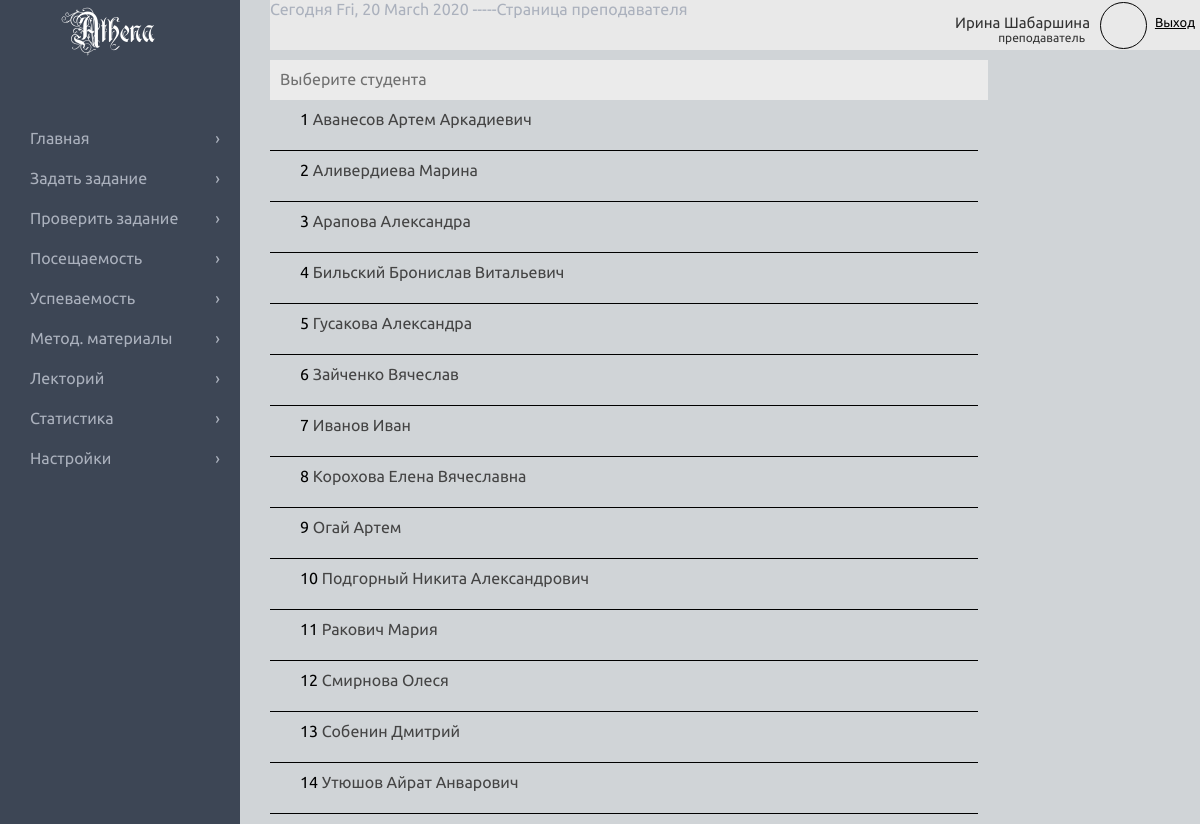
Screenshot of /teacher/group.php?group=5843566489b19 (signed in) with the database file from the repository.
### tables this page shows
CREATE TABLE IF NOT EXISTS `userlist` (
  `n` int(11) NOT NULL,
  `id` varchar(13) NOT NULL,
  `status` varchar(10) NOT NULL,
  `login` varchar(30) NOT NULL,
  `pass` varchar(20) NOT NULL,
  `first_name` varchar(30) NOT NULL,
  `last_name` varchar(30) NOT NULL,
  `middle_name` varchar(30) NOT NULL,
  `idGR` varchar(13) NOT NULL
);

### teacher/group.php (the view, shortened to what this page needs)
<!DOCTYPE html>
<html>
<head>
  <link rel="stylesheet" type="text/css" media="all" href="css/teacher_css_tmp1.css" />
</head>
<body>
  <?php include("../blocks/db_conn.php");?>
<?php include("blocks/SitebarL_Header.php");?>
  <div class='groupe_box'>
<?php
if (isset($_GET['group'])) {$group = $_GET['group']; if ($group == '') {unset($group);} }
if(isset($group)){
  $result=mysql_query("SELECT * from userlist WHERE idGR='$group' ORDER BY last_name");
  $data=mysql_fetch_assoc($result);
  printf("<div class='title'>Выберите студента</div>");
  $i=1;
  do{
    $fio=$data['last_name']." ".$data['first_name']." ".$data['middle_name'];
    printf("<div class='group_list'>%s <a href=''>%s</a></div>",$i,$fio);
    $i++;
  }
  while ($data=mysql_fetch_assoc($result));
}
?>
  </div>
</body>
</html>

### teacher/blocks/SitebarL_Header.php (shortened to what this page needs)
<div id="sitebarL"><div id="logo">Athena</div>
    <div id="list">
      <div class="stl"><a href="index.php">Главная <span>&#8250;</a></span></div>
      <div class="stl"><a href="askjob.php">Задать задание <span>&#8250;</a></span></div>
      <div class="stl"><a href="homework.php">Проверить задание <span>&#8250;</a></span></div>
      <div class="stl"><a href="attendance.php">Посещаемость <span>&#8250;</a></span></div>
      <div class="stl"><a href="performance.php">Успеваемость <span>&#8250;</a></span></div>
      <div class="stl"><a href="methodical.php">Метод. материалы <span>&#8250;</a></span></div>
      <div class="stl"><a href="lecture.php">Лекторий <span>&#8250;</a></span></div>
      <div class="stl"><a href="analitics.php">Статистика <span>&#8250;</a></span></div>
      <div class="stl"><a href="tools.php">Настройки <span>&#8250;</a></span></div>
    </div>
</div>
<div id="header">
<?php
$login=$_SESSION['user']['login'];
$query = "SELECT first_name,last_name from userlist WHERE login='$login'";
if ($result = $mysqli->query($query)) {
    $data = $result->fetch_assoc();
}
else{echo "error-mysql->query";exit();}
?>
	<?php echo "Сегодня ".date(" D, j F Y");
		echo " -----Страница преподавателя";
	?>
	<div id="head_accaunt">
		<p>
			<span class="name"><? echo $data['first_name']." ".$data['last_name'];?></span>
			<br>
			<span class="status">преподаватель</span>
		</p>
		<a id="exit" href="../">Выход</a>
		<div id="avatar"></div>
	</div>
</div>

### teacher/css/teacher_css_tmp1.css (style rules this page uses)
html { background-color: #D0D3D8; background-color: #e0e0e0; background-color: #D0D4D7; color:#ABB1BD; min-width: 1065px; }
body { margin: 0 auto; font-family: Ubuntu, 'Arial', cursive; }
p { margin: 0; }
#logo { font-size: 30px; margin: 20px 70px; font-family: Rurintania, 'Arial', cursive; color: white; }
#sitebarL { position: fixed; width:20%; min-width: 210px; height:100%; background-color: #3D4655; }
#sitebarL #list { margin-top: 70px; }
#sitebarL #list .stl { height: 30px; font-size: 16px; padding-left: 30px; padding-top: 10px; }
#sitebarL #list .stl a { color: #ABB1BD; text-decoration: none; }
#sitebarL #list .stl span { float: right; margin-right: 20px; }
#header { height:50px; margin-left: 22.5%; background-color: #E9E9E9; }
#head_accaunt { width: 300px; font-size: 10px; float: right; }
#head_accaunt p { width: 190px; float: left; text-align: right; padding-right: 10px; color:#333; padding-top: 14px; }
#head_accaunt p span.name { font-size: 15px; }
#head_accaunt p span.status { font-size: 12px; padding-right: 5px; }
#head_accaunt #exit { float: right; margin: 15px 5px 0 0; font-size: 13px; color: black; text-decoration: underline; }
#head_accaunt #avatar { width: 45px; height: 45px; border-radius: 45px; border: 1px solid black; margin-left: 200px; margin-top: 2px; }
.groupe_box { width: 59%; margin-left: 22.5%; padding-bottom: 10px; }
.groupe_box .title { width: 100%; height: 30px; background-color: #EBEBEB; color: #707070; font-size: 16px; padding: 10px 0 0 10px; margin-top: 10px; }
.groupe_box .group_list { height: 30px; padding: 10px 0; border-bottom:1px solid black; color:black; padding-left: 30px; }
.groupe_box .group_list a { color: #444; text-decoration: none; }

### rows the page displays
userlist: first_name "Ирина", last_name "Шабаршина"
userlist: fio "Аванесов Артем Аркадиевич"
userlist: fio "Аливердиева Марина"
userlist: fio "Арапова Александра"
userlist: fio "Бильский Бронислав Витальевич"
userlist: fio "Гусакова Александра"
userlist: fio "Зайченко Вячеслав"
userlist: fio "Иванов Иван"
userlist: fio "Корохова Елена Вячеславна"
userlist: fio "Огай Артем"
userlist: fio "Подгорный Никита Александрович"
userlist: fio "Ракович Мария"
userlist: fio "Смирнова Олеся"
userlist: fio "Собенин Дмитрий"
userlist: fio "Утюшов Айрат Анварович"
